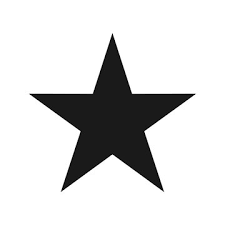
#> input picture Pycharm_folder/OpenCV_Sample/images/star.png, 225 x 225 px, found by its file name
$ python -i contour_05.py   (imports and definitions only)
#> lines starting #> are read from the running program, lines starting #| are printed output that depends on the picture; after the words box and inside, x2 and y2 are one past the last pixel; in counts of white or black regions, pixels touching at a corner belong together
import numpy as np
import cv2

def contour_05():
    img = cv2.imread('images/star.png')
#> img is the input picture: shape (225, 225, 3); min 0, max 255, mean 215.7
    imgray = cv2.cvtColor(img, cv2.COLOR_BGR2GRAY)

    ret, thr = cv2.threshold(imgray, 127, 255, 0)
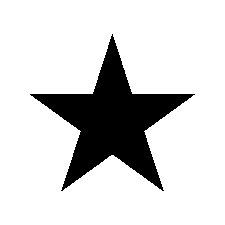
#> thr: shape (225, 225); 83.1% white; 1 black region
    contours, hierarchy = cv2.findContours(thr, cv2.RETR_TREE, cv2.CHAIN_APPROX_SIMPLE)
#> contours = 2 contours; box (x1, y1, x2, y2) and area: (0, 0, 225, 225) 50176, (29, 33, 196, 192) 8862

    cnt = contours[1]
#> cnt = contour of 279 points, box (x1, y1, x2, y2) (29, 33, 196, 192), area 8862
    cv2.drawContours(img, [cnt], 0, (0, 255, 0), 2)
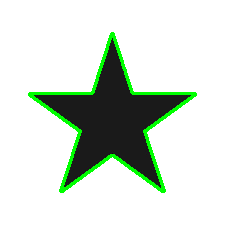
#> img: shape (225, 225, 3); 4.26% of pixels changed, all inside (x1, y1, x2, y2) = (28, 32, 197, 193)

    outside = (55, 70)
    inside = (140, 150)

    dist1 = cv2.pointPolygonTest(cnt, outside, True)
#> dist1 = -23
    dist2 = cv2.pointPolygonTest(cnt, inside, True)
#> dist2 = 9.49

    print('Count에서 (%d, %d)까지 거리: %.3f' % (outside[0], outside[1], dist1))
#| Count에서 (55, 70)까지 거리: -23.000
    print('Count에서 (%d, %d)까지 거리: %.3f' % (inside[0], inside[1], dist2))
#| Count에서 (140, 150)까지 거리: 9.487

    cv2.circle(img, outside, 3, (0, 255, 0), -1)
#> img: shape (225, 225, 3); 0.06% of pixels changed, all inside (x1, y1, x2, y2) = (52, 67, 59, 74)
    cv2.circle(img, inside, 3, (255, 0, 255), -1)
#> img: shape (225, 225, 3); mean B, G, R 208.8, 219.7, 208.8

    cv2.imshow('defecets', img)
    cv2.waitKey(0)
    cv2.destroyAllWindows()

>>> result = contour_05()

$ run again, with Pycharm_folder/OpenCV_Sample/images/korea.png copied over Pycharm_folder/OpenCV_Sample/images/star.png
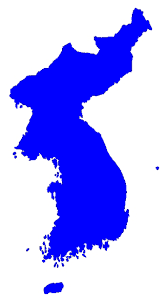
#> input picture Pycharm_folder/OpenCV_Sample/images/korea.png, 167 x 302 px, found by its file name
#> in contour_05, img is the input picture: shape (302, 167, 3); mean B, G, R 253.6, 173.1, 173.1
#> in contour_05, `ret, thr = cv2.threshold(imgray, 127, 255, 0)`:
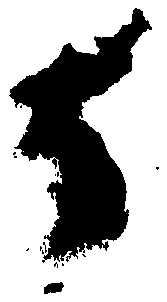
#> thr: shape (302, 167); 68.1% white; 15 black regions (13 under 20 px)
#> contours = 22 contours, 18 with area under 20; largest, box (x1, y1, x2, y2) and area: (0, 0, 167, 302) 49966, (8, 7, 153, 263) 16274, (43, 281, 65, 295) 194, (51, 157, 58, 170) 43
#> cnt = contour of 25 points, box (x1, y1, x2, y2) (43, 281, 65, 295), area 194
#> in contour_05, `cv2.drawContours(img, [cnt], 0, (0, 255, 0), 2)`:
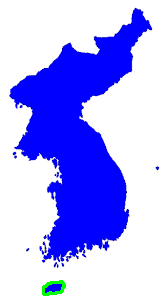
#> img: shape (302, 167, 3); 0.38% of pixels changed, all inside (x1, y1, x2, y2) = (42, 280, 66, 296)
#> dist1 = -211.1
#> dist2 = -153
#| Count에서 (55, 70)까지 거리: -211.059
#| Count에서 (140, 150)까지 거리: -152.977
